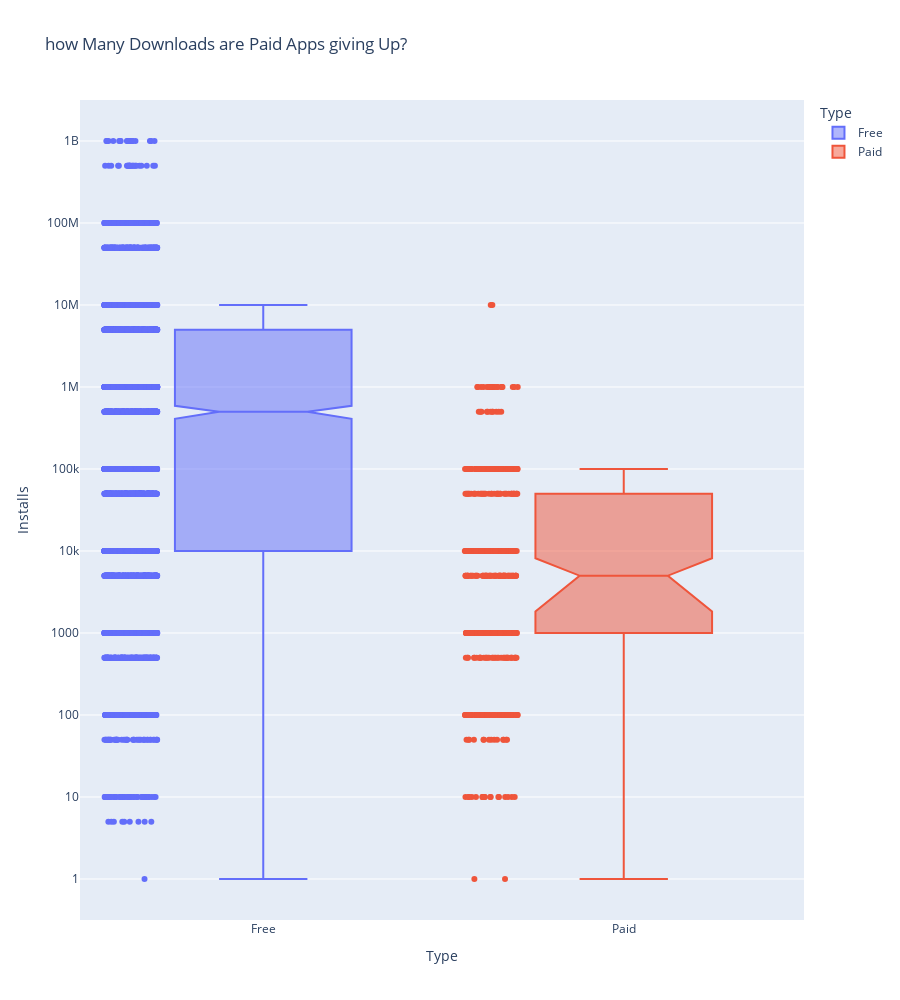

Notebook source saved alongside this figure:
### Markdown cell above
# Plotly Box Plots: Lost Downloads for Paid Apps

**Challenge**: Create a box plot that shows the number of Installs for free versus paid apps. How does the median number of installations compare? Is the difference large or small?

Use the [Box Plots Guide](https://plotly.com/python/box-plots/) and the [.box API reference](https://plotly.com/python-api-reference/generated/plotly.express.box.html) to create the following chart.

<img src=https://imgur.com/uVsECT3.png>

### Code cell
box_chart = px.box(
    df_apps_clean,
    x="Type",
    y="Installs",
    color="Type",
    points="all",
    notched=True,
    title="how Many Downloads are Paid Apps giving Up?",
    height=1000,
)
box_chart.update_layout(yaxis=dict(type="log"))
box_chart.show()

### Figure 1 — Plotly figure (JSON) as saved in the notebook; plotly's stock layout.template omitted (floating-point values rounded to 4 significant figures; data arrays with more than 128 entries replaced by an {"elided": "..."} marker saying what was removed)
{"data": [{"alignmentgroup": "True", "boxpoints": "all", "hovertemplate": "Type=%{x}<br>Installs=%{y}<extra></extra>", "legendgroup": "Free", "marker": {"color": "#636efa"}, "name": "Free", "notched": true, "offsetgroup": "Free", "orientation": "v", "showlegend": true, "type": "box", "x": {"elided": "7595 str values"}, "x0": " ", "xaxis": "x", "y": {"elided": "7595 int values"}, "y0": " ", "yaxis": "y"}, {"alignmentgroup": "True", "boxpoints": "all", "hovertemplate": "Type=%{x}<br>Installs=%{y}<extra></extra>", "legendgroup": "Paid", "marker": {"color": "#EF553B"}, "name": "Paid", "notched": true, "offsetgroup": "Paid", "orientation": "v", "showlegend": true, "type": "box", "x": {"elided": "589 str values"}, "x0": " ", "xaxis": "x", "y": {"elided": "589 int values"}, "y0": " ", "yaxis": "y"}], "layout": {"boxmode": "overlay", "height": 1000, "legend": {"title": {"text": "Type"}, "tracegroupgap": 0}, "title": {"text": "how Many Downloads are Paid Apps giving Up?"}, "xaxis": {"anchor": "y", "categoryarray": ["Free", "Paid"], "categoryorder": "array", "domain": [0, 1], "title": {"text": "Type"}}, "yaxis": {"anchor": "x", "domain": [0, 1], "title": {"text": "Installs"}, "type": "log"}}}
